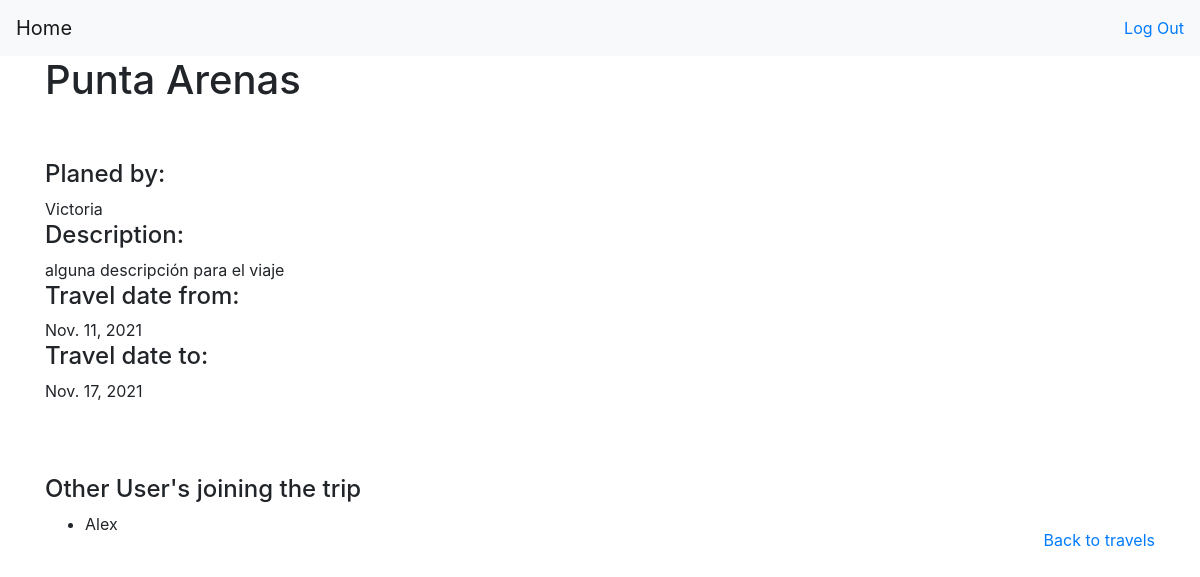
/travels/destination/2 (signed in), run on the app's committed database.
### travel_buddy/models.py (models this page shows)
class Travel(models.Model):
    destination = models.CharField(max_length=100)
    plan = models.CharField(max_length=255)
    start_date = models.DateField()
    end_date = models.DateField()
    user = models.ForeignKey(User, on_delete=CASCADE, related_name="travels")
    joined = models.ManyToManyField(User, related_name="join")
    created_at = models.DateTimeField(auto_now_add=True)
    updated_at = models.DateTimeField(auto_now=True)

### login/models.py (models this page shows)
class User(models.Model):
    name = models.CharField(max_length=100)
    user_name = models.CharField(max_length=100)
    password = models.CharField(max_length=100)
    created_at = models.DateTimeField(auto_now_add=True)
    updated_at = models.DateTimeField(auto_now=True)
    objects = UserManager()

### travel_buddy/views.py (the view)
# urls.py: path('destination/<int:travel_id>', views.view_travel, name='view_travel'),
def view_travel(request, travel_id):
    if 'user_id' not in request.session:
        return redirect('/')
    context = {
        'user': User.objects.get(travels=(Travel.objects.get(id = travel_id))),
        'travel': Travel.objects.get(id = travel_id),
        'other_users': User.objects.filter(join=travel_id).exclude(travels=(Travel.objects.get(id = travel_id))),
    }
    return render(request, 'destination.html', context)

### login/templates/destination.html (shortened to what this page needs)
<!DOCTYPE html>
<html lang="en">
<head>
    <link rel="stylesheet" href="https://cdn.jsdelivr.net/npm/bootstrap@4.6.0/dist/css/bootstrap.min.css">
</head>
<body>
    {% include "navbar.html" %}
    <div class="container">
        <div class="row">
            <div class="col">
                <h1>{{travel.destination}}</h1><br><br>
                <h4>Planed by: </h4> {{user.name}}</h4><br>
                <h4>Description: </h4>{{travel.plan}}
                <h4>Travel date from: </h4>{{travel.start_date}}
                <h4>Travel date to: </h4>{{travel.end_date}}
            </div>
        </div><br><br><br>
        <div class="row justify-content-between">
            <div class="col-8">
                <h4>Other User's joining the trip</h4>
                <ul>
                    {% for o_user in other_users %}
                    <li>{{ o_user.name }}</li>
                    {% endfor %}
                </ul>
            </div>
            <div class="col-4 text-right align-self-end">
                <a href="{% url 'travels' %}">Back to travels</a>
            </div>
        </div>
    </div>

### data on the page
Travel: destination "Punta Arenas", plan "alguna descripción para el viaje", start_date "Nov. 11, 2021", end_date "Nov. 17, 2021"
User: name "Victoria"
User: name "Alex"
